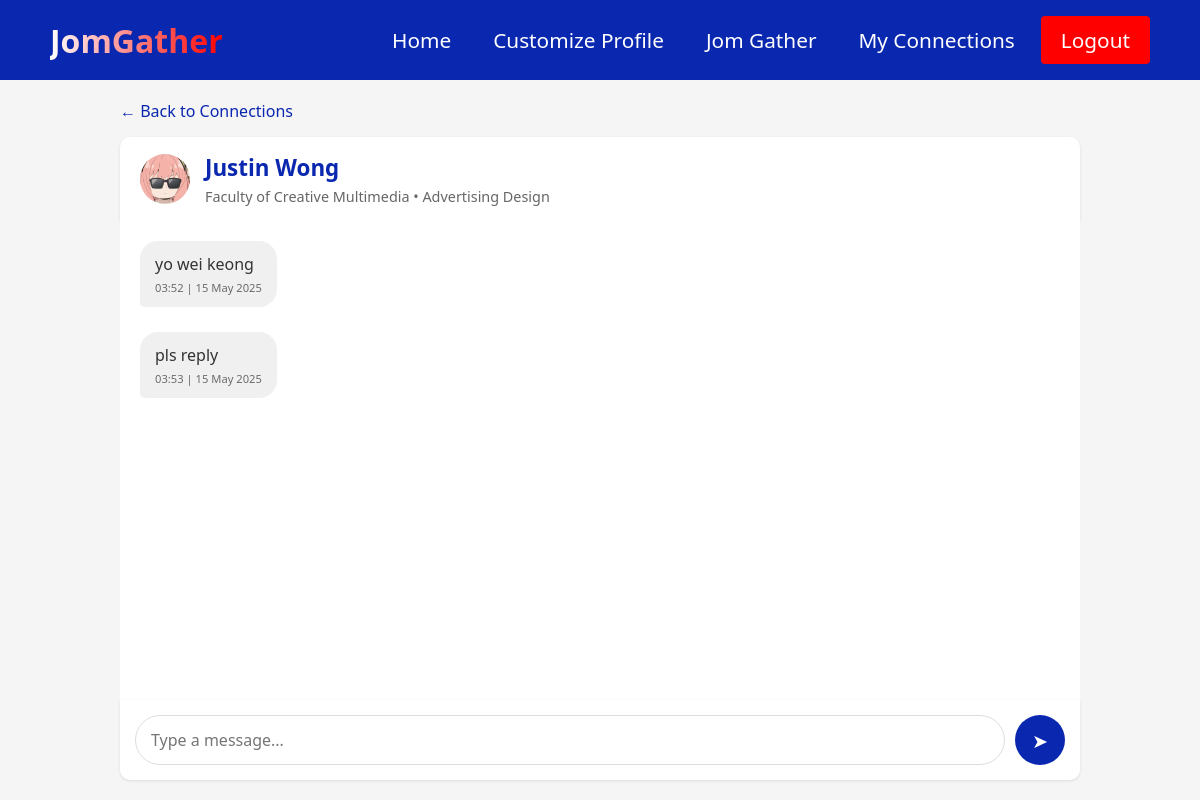
The page /chat/3 (signed in) on the database its author committed.
### models.py (models this page shows, shortened)
class Customisation(db.Model):
    id = db.Column(db.Integer, primary_key=True)
    user_id = db.Column(db.Integer, db.ForeignKey('user.id'), nullable=False)
    profile_picture = db.Column(db.String(255))
    bio = db.Column(db.Text)
    interests = db.Column(db.String(500))
    faculty = db.Column(db.String(100))
    course = db.Column(db.String(100))
    year_of_study = db.Column(db.Integer)
    created_at = db.Column(db.DateTime, default=datetime.utcnow)
    updated_at = db.Column(db.DateTime, default=datetime.utcnow, onupdate=datetime.utcnow)
    user = db.relationship('User', backref=db.backref('customisation', uselist=False, lazy=True))

class User(UserMixin, db.Model):
    id = db.Column(db.Integer, primary_key=True)
    student_id = db.Column(db.String(15), unique=True, nullable=False)
    username = db.Column(db.String(64), unique=True, nullable=False)
    email = db.Column(db.String(120), unique=True, nullable=False)
    password_hash = db.Column(db.String(128))
    created_at = db.Column(db.DateTime, default=datetime.utcnow)
    is_active = db.Column(db.Boolean, default=True)
    last_login = db.Column(db.DateTime)

class Message(db.Model):
    id = db.Column(db.Integer, primary_key=True)
    connection_id = db.Column(db.Integer, db.ForeignKey('connection.id'), nullable=False)
    sender_id = db.Column(db.Integer, db.ForeignKey('user.id'), nullable=False)
    content = db.Column(db.Text, nullable=False)
    is_read = db.Column(db.Boolean, default=False)
    created_at = db.Column(db.DateTime, default=datetime.utcnow)
    connection = db.relationship('Connection', backref=db.backref('messages', lazy='dynamic'))
    sender = db.relationship('User', backref=db.backref('messages_sent', lazy='dynamic'))

### app.py (the view)
@app.route('/chat/<int:user_id>')
@login_required
def chat(user_id):
    other_user = User.query.get_or_404(user_id)
    connection = Connection.query.filter(
        ((Connection.user_id == current_user.id) & (Connection.connected_user_id == user_id)) |
        ((Connection.user_id == user_id) & (Connection.connected_user_id == current_user.id))
    ).first()
    if not connection or connection.status != 'accepted':
        flash('You must be connected with this user to chat', 'error')
        return redirect(url_for('view_connections'))
    messages = Message.query.filter_by(connection_id=connection.id).order_by(Message.created_at).all()
    unread_messages = Message.query.filter_by(
        connection_id=connection.id,
        sender_id=other_user.id,
        is_read=False
    ).all()
    for msg in unread_messages:
        msg.is_read = True
    db.session.commit()
    return render_template('chat.html', other_user=other_user, connection=connection, messages=messages)

### app.py (called while the page is built)
@login_manager.user_loader
def load_user(user_id):
    return User.query.get(int(user_id))

### templates/chat.html (shortened to what this page needs)
<!DOCTYPE html>
<html lang="en">
<head>
  <link rel="stylesheet" href="{{ url_for('static', filename='css/common.css') }}">
</head>
<body>
  <nav class="navbar">
    <div class="navbar__container">
      <a href="{{ url_for('index') }}" id="navbar__logo">JomGather</a>
      <ul class="navbar__menu">
        <li class="navbar__item">
          <a href="{{ url_for('index') }}" class="navbar__links">Home</a>
        </li>
        <li class="navbar__item">
          <a href="{{ url_for('customise') }}" class="navbar__links">Customize Profile</a>
        </li>
        <li class="navbar__item">
          <a href="{{ url_for('jomgather') }}" class="navbar__links">Jom Gather</a>
        </li>
        {% if current_user.is_authenticated %}
        <li class="navbar__item">
          <a href="{{ url_for('view_connections') }}" class="navbar__links">My Connections</a>
        </li>
        <li class="navbar__btn">
          <a href="{{ url_for('logout') }}" class="button">Logout</a>
        </li>
        {% else %}
        <li class="navbar__btn">
          <a href="{{ url_for('register') }}" class="button">Sign Up/Log In</a>
        </li>
        {% endif %}
      </ul>
    </div>
  </nav>
  <div class="chat-container">
    <a href="{{ url_for('view_connections') }}" class="back-to-connections">← Back to Connections</a>
    <div class="chat-header">
      <div class="chat-user-avatar">
        {% if other_user.customisation and other_user.customisation.profile_picture %}
          <img src="{{ url_for('static', filename='uploads/' + other_user.customisation.profile_picture) }}" alt="{{ other_user.username }}">
        {% else %}
          <div style="font-size: 1.5rem;">👤</div>
        {% endif %}
      </div>
      <div class="chat-user-info">
        <h2>{{ other_user.username }}</h2>
        {% if other_user.customisation %}
          <p>
            {% if other_user.customisation.faculty %}
              {{ other_user.customisation.faculty }}
            {% endif %}
            {% if other_user.customisation.course %}
              • {{ other_user.customisation.course }}
            {% endif %}
          </p>
        {% endif %}
      </div>
    </div>
    <div class="chat-history" id="chat-history">
      {% if messages %}
        {% for message in messages %}
          <div class="message-row {% if message.sender_id == current_user.id %}sent{% else %}received{% endif %}">
            <div class="message {% if message.sender_id == current_user.id %}sent{% else %}received{% endif %}">
              {{ message.content }}
              <div class="message-time">
                {{ message.created_at.strftime('%H:%M | %d %b %Y') }}
              </div>
            </div>
          </div>
        {% endfor %}
      {% else %}
        <div class="no-messages">
          <p>No messages yet. Start the conversation!</p>
        </div>
      {% endif %}
    </div>
    <form class="chat-form" action="{{ url_for('send_message', connection_id=connection.id) }}" method="POST">
      <input type="text" name="message" class="chat-input" placeholder="Type a message..." autofocus required>
      <button type="submit" class="send-btn">
        <span class="send-icon">➤</span>
      </button>
    </form>
  </div>
</body>
</html>

### static/css/common.css (style rules this page uses)
.navbar { background-color: #15259e; height: 80px; display: flex; justify-content: center; align-items: center; font-size: 1.2rem; position: sticky; top: 0; z-index: 999; }
.navbar__container { display: flex; justify-content: space-between; height: 80px; z-index: 1; width: 100%; max-width: 1300px; margin: 0 auto; padding: 0 50px; }
#navbar__logo { background-color: #fff; background-image: linear-gradient(to right, #fff 0%, #ff0000 100%); background-size: 100%; -webkit-background-clip: text; -moz-background-clip: text; -webkit-text-fill-color: transparent; -moz-text-fill-color: transparent; display: flex; align-items: center; cursor: pointer; text-decoration: none; font-size: 2rem; font-weight: bold; }
.navbar__menu { display: flex; align-items: center; list-style: none; gap: 10px; }
.navbar__item { height: 80px; }
.navbar__links { color: #fff; display: flex; align-items: center; justify-content: center; text-decoration: none; padding: 0 1.5rem; height: 100%; transition: all 0.3s ease; font-size: 1.3rem; font-weight: 500; }
.button { display: flex; justify-content: center; align-items: center; text-decoration: none; padding: 10px 25px; height: 100%; width: 100%; border: none; outline: none; border-radius: 6px; background: #ff0000; color: #fff; transition: all 0.3s ease; font-size: 1.3rem; font-weight: 500; }

### rows shown on the page
Customisation: profile_picture (placeholder picture), customisation.faculty "Faculty of Creative Multimedia", customisation.course "Advertising Design"
User: username "Justin Wong"
Message: content "yo wei keong", created_at "03:52 | 15 May 2025"
Message: content "pls reply", created_at "03:53 | 15 May 2025"
